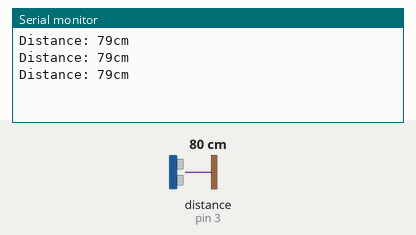
Bench run of a sketch on a simulated Arduino Uno, built with avr-gcc and run on an emulated ATmega328P. Shown: the last lines printed to the serial monitor. Wiring (inferred from the names in the program): ultrasonic range finder: trigger pin 2; echo pin 3. Inputs (shaded band) come from the test bench; at power-on: distance to the obstacle (sensor on pin 3) 80 cm. The echo pulse lasts 58.3 µs per cm.

Above: at 1.3 s.
1.4 s: distance to the obstacle (sensor on pin 3) set to 2 cm
At 1.9 s:
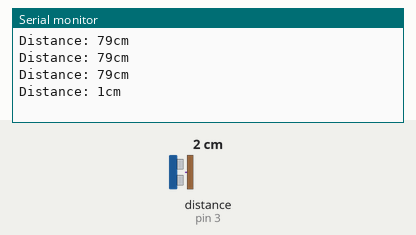
2.9 s: distance to the obstacle (sensor on pin 3) set to 4 cm
At 3.4 s:
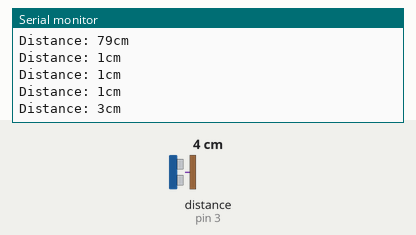
Timing chart, 0 to 5.9 s (numbered marks = the images above; inputs shaded):
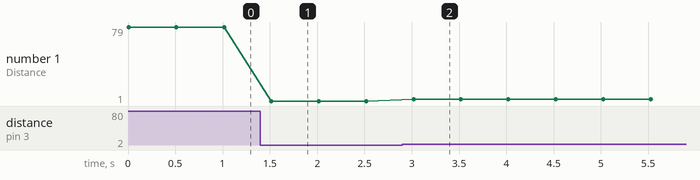

Measured:
- after the input at 1.4 s, the serial monitor: prints a new line after 0.12 s (image 1)
- after the input at 2.9 s, the serial monitor: prints a new line after 0.12 s (image 2)
- plotted number 1: 79 → 1 after the input at 1.4 s, 1 → 3 after the input at 2.9 s

The sketch:

Ultrasonic_Sensor.ino
```cpp
int trigPin = 2;
int echoPin = 3;

void setup() {
// put your setup code here, to run once:
Serial.begin(9600);
pinMode(trigPin, OUTPUT);
pinMode(echoPin, INPUT);
}

void loop() {
// put your main code here, to run repeatedly:
long duration, distance;
digitalWrite(trigPin, LOW);
delayMicroseconds(2);
digitalWrite(trigPin, HIGH);
delayMicroseconds(10);
digitalWrite(trigPin, LOW);

duration = pulseIn(echoPin, HIGH);
distance = (duration/2)/29.1;
Serial.print("Distance: ");
Serial.print(distance);
Serial.println("cm");
delay(500);
}
```
